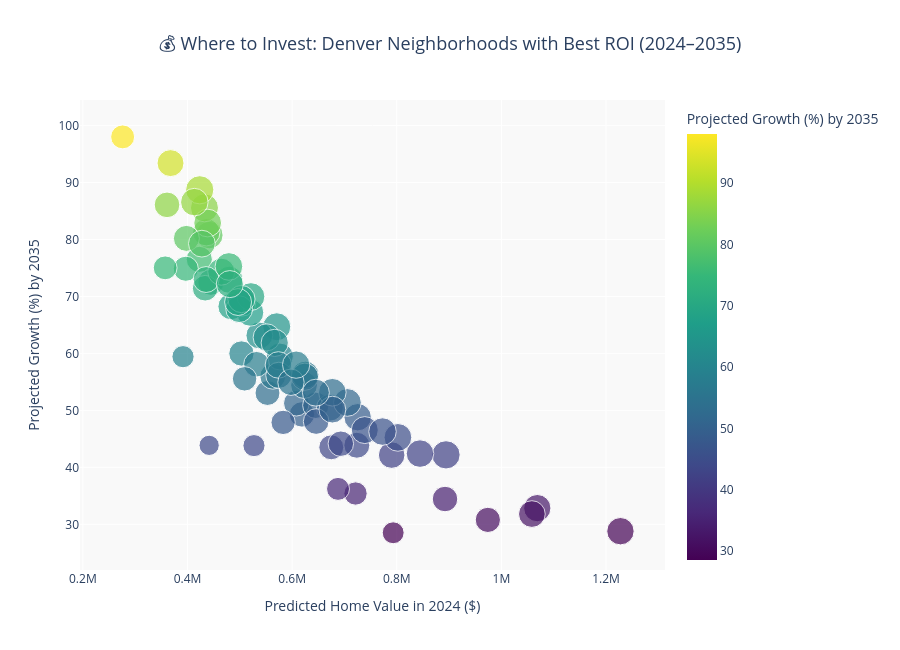

Write notebook code for a chart like this one.
### Code cell
import plotly.express as px

# Create a copy of your best investment opportunities
investment_df["Dollar Growth"] = investment_df["Growth ($)"]
investment_df["Percent Growth"] = investment_df["Growth (%)"]
investment_df["2024 Value"] = investment_df["Predicted Home Value_2024"]

# Interactive scatter plot
fig = px.scatter(
    investment_df,
    x="2024 Value",
    y="Percent Growth",
    size="Dollar Growth",
    color="Percent Growth",
    hover_name="Neighborhood",
    hover_data={
        "2024 Value": ":$,",
        "Percent Growth": ":.1f",
        "Dollar Growth": ":$,"
    },
    color_continuous_scale="Viridis",
    title="💰 Where to Invest: Denver Neighborhoods with Best ROI (2024–2035)",
    labels={
        "2024 Value": "Predicted Home Value in 2024 ($)",
        "Percent Growth": "Projected Growth (%) by 2035"
    },
    height=650
)

fig.update_layout(
    title_font=dict(size=18),
    title_x=0.5,
    plot_bgcolor="#f9f9f9"
)

fig.show()

### Figure 1 — Plotly figure (JSON) as saved in the notebook; plotly's stock layout.template omitted (floating-point values rounded to 4 significant figures)
{"data": [{"customdata": [[356786], [305040], [293330], [354293], [311759], [369083], [193622], [351020], [322375], [315195], [323286], [369960], [301810], [336590], [297024], [339352], [309890], [299846], [353950], [328408], [339258], [317595], [333164], [353511], [232636], [375639], [343290], [342814], [310632], [349948], [349077], [346364], [345385], [347861], [339061], [255397], [363505], [322645], [351612], [329833], [364760], [362660], [309009], [363095], [360011], [350515], [343899], [349082], [230947], [377291], [319053], [279136], [307338], [357673], [338021], [358197], [332669], [293686], [268041], [328381], [360624], [310332], [249133], [226210], [349900], [342787], [317828], [338865], [357556], [306025], [339395], [352626], [342781], [270521], [347031], [282787]], "hovertemplate": "<b>%{hovertext}</b><br><br>Predicted Home Value in 2024 ($)=%{x:$,}<br>Projected Growth (%) by 2035=%{marker.color:.1f}<br>Dollar Growth=%{customdata[0]:$,}<extra></extra>", "hovertext": ["Montbello", "Montclair", "Skyland", "Indian Creek", "Hale", "Fort Logan", "Berkley", "Hilltop", "Athmar Park", "Baker", "Barnum", "Barnum West", "Bear Valley", "Belcaro", "Capitol Hill", "Central Business District", "Chaffee Park", "Cherry Creek", "City Park", "City Park West", "Civic Center", "Congress Park", "Cory - Merrill", "Country Club", "Denver International Airport", "East Colfax", "Elyria Swansea", "Five Points", "Globeville", "Goldsmith", "Hampden", "Hampden South", "Harvey Park", "Harvey Park South", "Jefferson Park", "Lowry Field", "Mar Lee", "North Capitol Hill", "North Park Hill", "Northeast Park Hill", "Overland", "Platt Park", "Regis", "South Park Hill", "Southmoor Park", "Speer", "Union Station", "University", "University Hills", "University Park", "Villa Park", "Virginia Village", "Washington Park", "Washington Park West", "Washington Virginia Vale", "Wellshire", "West Colfax", "West Highland", "Westwood", "Whittier", "Gateway - Green Valley Ranch", "Highland", "Central Park", "Auraria", "Clayton", "Lincoln Park", "College View - South Platte", "Ruby Hill", "Valverde", "Sloan Lake", "Berkeley", "Sunnyside", "Rosedale", "Windsor", "Cheesman Park", "Cole"], "legendgroup": "", "marker": {"color": [80.77, 49.3, 53.05, 81.27, 51.27, 64.68, 43.87, 32.85, 72.49, 55.99, 76.51, 85.55, 59.99, 31.81, 74.86, 63.15, 71.44, 30.78, 48.8, 50.89, 50.47, 43.88, 42.16, 28.8, 59.43, 88.72, 93.4, 59.46, 86.08, 72.93, 67.16, 62.82, 74.35, 68.94, 54.44, 35.41, 82.89, 56.16, 56.25, 68.23, 69.98, 51.4, 58.1, 45.26, 53.19, 61.85, 46.54, 55.92, 43.82, 42.2, 80.19, 47.9, 34.45, 46.29, 67.77, 42.42, 57.98, 43.52, 75.02, 54.94, 75.26, 48.05, 36.23, 28.52, 69.55, 69.02, 72.97, 79.26, 86.56, 44.15, 50.14, 58.03, 53.11, 98.01, 72.17, 55.54], "coloraxis": "coloraxis", "size": [356786, 305040, 293330, 354293, 311759, 369083, 193622, 351020, 322375, 315195, 323286, 369960, 301810, 336590, 297024, 339352, 309890, 299846, 353950, 328408, 339258, 317595, 333164, 353511, 232636, 375639, 343290, 342814, 310632, 349948, 349077, 346364, 345385, 347861, 339061, 255397, 363505, 322645, 351612, 329833, 364760, 362660, 309009, 363095, 360011, 350515, 343899, 349082, 230947, 377291, 319053, 279136, 307338, 357673, 338021, 358197, 332669, 293686, 268041, 328381, 360624, 310332, 249133, 226210, 349900, 342787, 317828, 338865, 357556, 306025, 339395, 352626, 342781, 270521, 347031, 282787], "sizemode": "area", "sizeref": 943.2, "symbol": "circle"}, "mode": "markers", "name": "", "orientation": "v", "showlegend": false, "type": "scatter", "x": [441752, 618744, 552889, 435965, 608125, 570630, 441392, 1068586, 444737, 562949, 422528, 432450, 503115, 1058264, 396763, 537343, 433747, 974089, 725278, 645273, 672217, 723702, 790268, 1227524, 391446, 423408, 367530, 576560, 360871, 479870, 519798, 551346, 464558, 504619, 622795, 721183, 438559, 574502, 625056, 483390, 521247, 705619, 531837, 802198, 676882, 566706, 738863, 624297, 527060, 894088, 397855, 582795, 892228, 772748, 498804, 844419, 573779, 674831, 357292, 597759, 479148, 645904, 687730, 793114, 503117, 496654, 435561, 427514, 413086, 693093, 676939, 607644, 645391, 276025, 480883, 509129], "xaxis": "x", "y": [80.77, 49.3, 53.05, 81.27, 51.27, 64.68, 43.87, 32.85, 72.49, 55.99, 76.51, 85.55, 59.99, 31.81, 74.86, 63.15, 71.44, 30.78, 48.8, 50.89, 50.47, 43.88, 42.16, 28.8, 59.43, 88.72, 93.4, 59.46, 86.08, 72.93, 67.16, 62.82, 74.35, 68.94, 54.44, 35.41, 82.89, 56.16, 56.25, 68.23, 69.98, 51.4, 58.1, 45.26, 53.19, 61.85, 46.54, 55.92, 43.82, 42.2, 80.19, 47.9, 34.45, 46.29, 67.77, 42.42, 57.98, 43.52, 75.02, 54.94, 75.26, 48.05, 36.23, 28.52, 69.55, 69.02, 72.97, 79.26, 86.56, 44.15, 50.14, 58.03, 53.11, 98.01, 72.17, 55.54], "yaxis": "y"}], "layout": {"coloraxis": {"colorbar": {"title": {"text": "Projected Growth (%) by 2035"}}, "colorscale": [[0, "#440154"], [0.1111, "#482878"], [0.2222, "#3e4989"], [0.3333, "#31688e"], [0.4444, "#26828e"], [0.5556, "#1f9e89"], [0.6667, "#35b779"], [0.7778, "#6ece58"], [0.8889, "#b5de2b"], [1, "#fde725"]]}, "height": 650, "legend": {"itemsizing": "constant", "tracegroupgap": 0}, "plot_bgcolor": "#f9f9f9", "title": {"font": {"size": 18}, "text": "💰 Where to Invest: Denver Neighborhoods with Best ROI (2024–2035)", "x": 0.5}, "xaxis": {"anchor": "y", "domain": [0, 1], "title": {"text": "Predicted Home Value in 2024 ($)"}}, "yaxis": {"anchor": "x", "domain": [0, 1], "title": {"text": "Projected Growth (%) by 2035"}}}}
